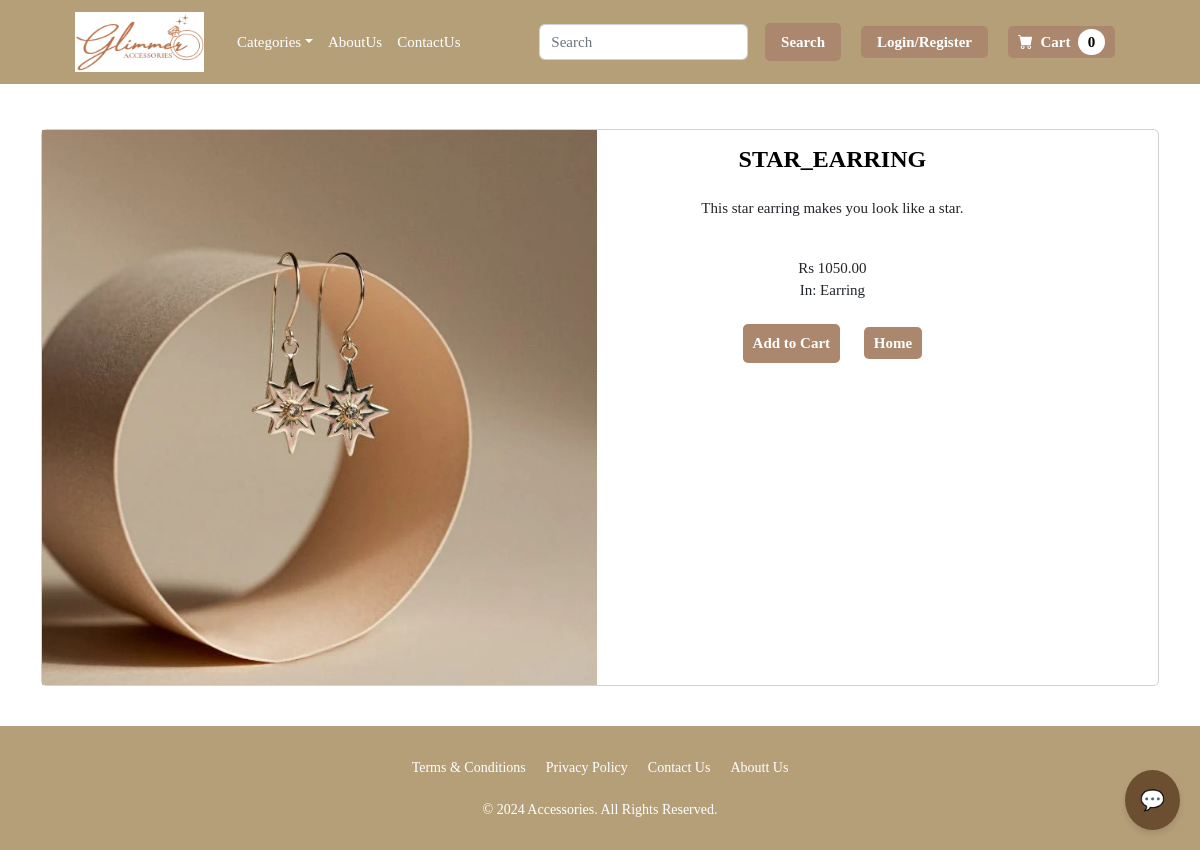
Page /product/12 on the committed database.
### ecommerce/models.py (models this page shows, shortened)
class Product(models.Model):
    name=models.CharField(max_length=100)
    price=models.DecimalField(default=0,decimal_places=2,max_digits=6)
    category=models.ForeignKey(Category,on_delete=models.CASCADE,default=1)
    description=models.CharField(max_length=250,default='',blank=True,null=True)
    image=models.ImageField(upload_to='uploads/product')
    is_sale=models.BooleanField(default=False)
    sale_price=models.DecimalField(default=0,decimal_places=2,max_digits=6)

class Category(models.Model):
    name = models.CharField(max_length=200)
    def __str__(self):
		    return self.name

### ecommerce/views.py (the view)
# urls.py: path('product/<int:pk>',views.product,name='product'),
def product(request,pk):
    product= Product.objects.get(id=pk)
    return render(request,'product.html',{'product':product})

### cart/context_processors.py (called while the page is built)
def cart(request):
    return{'cart':Cart(request)}

### ecommerce/templates/product.html (shortened to what this page needs)
{%extends 'main.html' %}
{%load static%}
{%block content%}
<div class="container" style="margin-bottom: 40px;">
  <div class="card mb-3 mt-5">
      <div class="row g-0">
            <div class="col-md-5">
              <img src="{{product.image.url}}" alt="hi" style="width:555px;height: 555px;">
            </div>
            <div class="col-md-7">
              <div class="card-body">
                <center>
                  <h5 class="card-title title__line--6">{{product.name}}</h5>
                 <div class="card-body">
                    <p class="card-text justified">{{product.description}}</p>
                 </div>
                 <br>
                  {%if product.is_sale%}
                    <div class="text-center">
                      <h6><strike>Rs {{product.price}}</strike></h6>
                      <h6>Rs {{product.sale_price}}</h6>
                    </div>
                  {%else%}
                      Rs {{product.price}}
                      <br>
                  {%endif%}
                  In: {{product.category}}
                  <br>
                  <br>
                  <button type="button" value="{{product.id}}" id="add-cart" class="custom-cart-button">Add to Cart</button>
                  <a class="custom-cart-button" href="{%url 'home' %}">Home</a>
                </center>
              </div>
            </div>
        </div>
      </div>
  </div>
{%endblock content%}

### ecommerce/templates/main.html (style rules this page uses)
* { margin: 0; padding: 0; box-sizing: border-box; }

### rows in the picture
Product: image (picture), name "STAR_EARRING", description "This star earring makes you look like a star.", price "1050.00", category "Earring"
